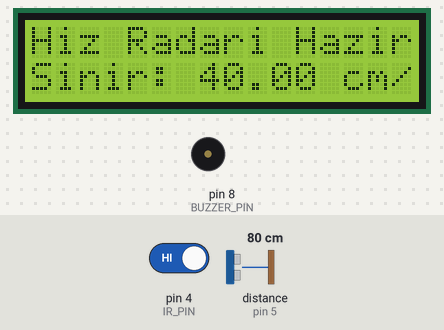
Recording of a sketch running on a simulated Arduino Uno, built with avr-gcc and run on an emulated ATmega328P. On the bench: 16×2 character LCD, buzzer (waves = sounding). The test bench sets the inputs (shaded band); at power-on: pin 4 (IR_PIN) HIGH, distance to the obstacle (sensor on pin 5) 80 cm. The echo pulse lasts 58.3 µs per cm; what the sketch prints to the serial monitor is not drawn.

Above: at 1.4 s.
1.5 s: pin 4 (IR_PIN) driven LOW
At 2.7 s:
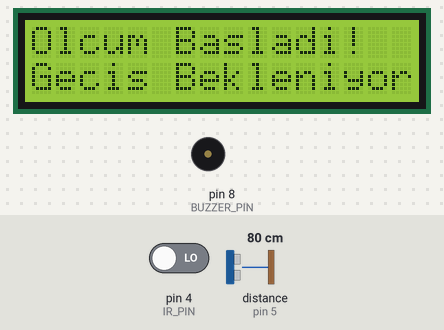
3.0 s: distance to the obstacle (sensor on pin 5) set to 17 cm
4.5 s: distance to the obstacle (sensor on pin 5) set to 13 cm
At 6.0 s:
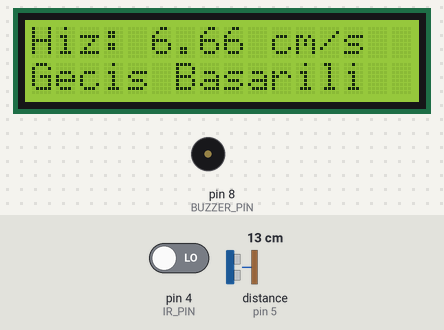
6.5 s: distance to the obstacle (sensor on pin 5) set to 18 cm
At 8.92 s:
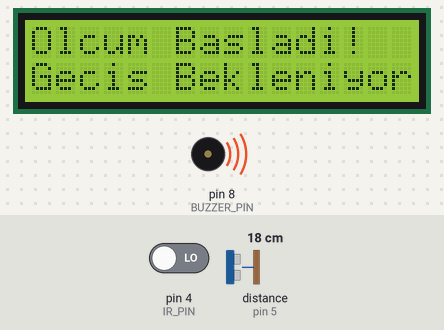
Timing chart, 0 to 10.4 s (numbered marks = the images above; inputs shaded):
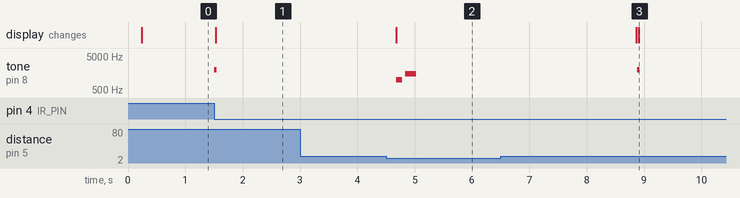

The sketch:

hizradari-hrsc04-buzzer-I2Cekran-lasermesafeolcer1.ino
```cpp
#include <Wire.h>
#include <LiquidCrystal_I2C.h>

// I2C Ekran Tanımlaması (Adres 0x27)
LiquidCrystal_I2C lcd(0x27, 16, 2);

// Pin Tanımlamaları
#define IR_PIN 4
#define ECHO_PIN 5
#define TRIG_PIN 6
#define BUZZER_PIN 8

// --- AYARLANABİLİR DEĞİŞKENLER ---
float sensorlerArasiMesafe = 20.0; // Santimetre cinsinden iki sensör arası
float hizSiniri = 40.0;            // Hız sınırı (cm/s). Bunu arabanın hızına göre değiştirin!

// Zamanlama Değişkenleri
unsigned long baslangicZamani = 0;
unsigned long bitisZamani = 0;
bool olcumBasladi = false;

void setup() {
  Serial.begin(9600);

  pinMode(IR_PIN, INPUT);
  pinMode(TRIG_PIN, OUTPUT);
  pinMode(ECHO_PIN, INPUT);
  pinMode(BUZZER_PIN, OUTPUT);

  lcd.init();
  lcd.backlight();

  // Sistem başladığında Seri Monitör'e bilgi ver
  Serial.println("=========================================");
  Serial.println("[SİSTEM] Hiz Radari Baslatiliyor...");
  Serial.print("[SİSTEM] Hiz Siniri: ");
  Serial.print(hizSiniri);
  Serial.println(" cm/s");
  Serial.print("[SİSTEM] Sensorler Arasi Mesafe: ");
  Serial.print(sensorlerArasiMesafe);
  Serial.println(" cm");
  Serial.println("=========================================");

  beklemeEkraniniYazdir();
}

void loop() {
  // --- 1. AŞAMA: Başlangıç Kapısı (IR Sensör) ---
  int irDurum = digitalRead(IR_PIN);

  if (irDurum == LOW && !olcumBasladi) {
    baslangicZamani = millis();
    olcumBasladi = true;

    Serial.println("[SENSÖR 1] Arac IR sensorden gecti. Kronometre BASLADI!");
    tone(BUZZER_PIN, 2000, 50); // Kronometre başlama sesi

    lcd.clear();
    lcd.setCursor(0, 0);
    lcd.print("Olcum Basladi!");
    lcd.setCursor(0, 1);
    lcd.print("Gecis Bekleniyor");

    delay(300);
  }

  // --- 2. AŞAMA: Bitiş Kapısı (Ultrasonik Sensör) ---
  if (olcumBasladi) {
    digitalWrite(TRIG_PIN, LOW);
    delayMicroseconds(2);
    digitalWrite(TRIG_PIN, HIGH);
    delayMicroseconds(10);
    digitalWrite(TRIG_PIN, LOW);

    long duration = pulseIn(ECHO_PIN, HIGH, 30000);
    int mesafe = duration * 0.034 / 2;

    if (mesafe > 0 && mesafe < 15) {
      bitisZamani = millis();
      Serial.println("[SENSÖR 2] Arac Ultrasonik sensorden gecti. Kronometre DURDU.");

      // HESAPLAMALAR
      unsigned long gecenSureMillis = bitisZamani - baslangicZamani;
      float gecenSureSaniye = gecenSureMillis / 1000.0;
      float hiz_cm_s = sensorlerArasiMesafe / gecenSureSaniye;

      // SERİ MONİTÖRE SONUÇLARI YAZDIR
      Serial.println("-----------------------------------------");
      Serial.print("[SONUÇ] Gecen Sure: ");
      Serial.print(gecenSureSaniye);
      Serial.println(" saniye");

      Serial.print("[SONUÇ] Hesaplananan Hiz: ");
      Serial.print(hiz_cm_s);
      Serial.println(" cm/s");

      // EKRANA YAZDIRMA
      lcd.clear();
      lcd.setCursor(0, 0);
      lcd.print("Hiz: ");
      lcd.print(hiz_cm_s);
      lcd.print(" cm/s");

      // --- 3. AŞAMA: Hız Sınırı ve Buzzer Kontrolü ---
      if (hiz_cm_s > hizSiniri) {
        Serial.println("[RADAR] UYARI: Hiz siniri asildi! CEZA KESILDI.");
        lcd.setCursor(0, 1);
        lcd.print("RADARA GIRDIN!");
        polisSireniCal();
      } else {
        Serial.println("[RADAR] Gecis temiz. Hiz siniri ihlali yok.");
        lcd.setCursor(0, 1);
        lcd.print("Gecis Basarili");
        onaySesiCal();
      }
      Serial.println("-----------------------------------------");

      delay(4000); // Sonucu 4 saniye ekranda tut

      // Sistemi Sıfırla
      olcumBasladi = false;
      Serial.println("[SİSTEM] Radar sifirlandi. Yeni arac bekleniyor...");
      beklemeEkraniniYazdir();
    }
  }
}

// --- YARDIMCI FONKSİYONLAR ---

void beklemeEkraniniYazdir() {
  lcd.clear();
  lcd.setCursor(0, 0);
  lcd.print("Hiz Radari Hazir");
  lcd.setCursor(0, 1);
  lcd.print("Sinir: ");
  lcd.print(hizSiniri);
  lcd.print(" cm/s");
}

void onaySesiCal() {
  tone(BUZZER_PIN, 1000, 100);
  delay(150);
  tone(BUZZER_PIN, 1500, 200);
}

void polisSireniCal() {
  for (int i = 0; i < 3; i++) {
    tone(BUZZER_PIN, 600);
    delay(300);
    tone(BUZZER_PIN, 1200);
    delay(300);
  }
  noTone(BUZZER_PIN);
}
```

Measured:
- the behaviour switches between 16 and 15 cm on distance to the obstacle (sensor on pin 5) (found by bisection; images 1 and 2)
- after the input at 1.5 s, tone on pin 8 (BUZZER_PIN): silent → 2000 Hz at once, → silent 0.05 s later; the display: changes at once (image 1)
- after the input at 3.0 s, every drawn part: stays the same
- after the input at 4.5 s, tone on pin 8 (BUZZER_PIN): silent → 1000 Hz after 0.18 s, → silent 0.10 s later, → 1500 Hz 0.05 s later, → silent 0.20 s later; the display: changes after 0.18 s (image 2)
- after the input at 6.5 s, tone on pin 8 (BUZZER_PIN): goes on until 8.9 s, then stays silent
